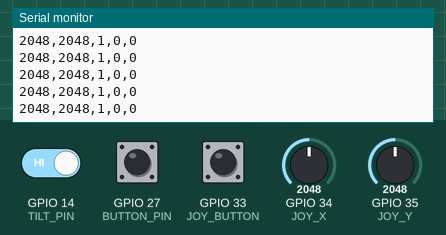
Simulated run of this sketch. Board: ESP32. On the bench: the last lines printed to the serial monitor. The inputs (shaded band) are chosen by the test bench; at power-on: GPIO 34 (JOY_X) = 2048, GPIO 35 (JOY_Y) = 2048, GPIO 14 (TILT_PIN) HIGH, GPIO 27 (BUTTON_PIN) HIGH, GPIO 33 (JOY_BUTTON) HIGH (analog values on the 0–4095 scale).

Above: at 1.2 s.
1.3 s: GPIO 34 (JOY_X) set to 2866
At 1.8 s:
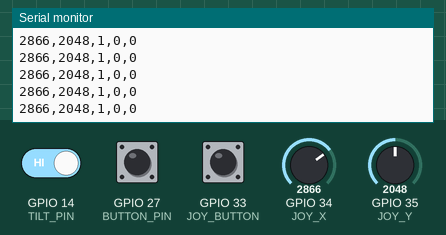
2.8 s: GPIO 35 (JOY_Y) set to 2866
At 3.5 s:
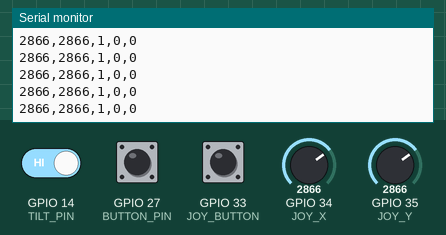
4.3 s: GPIO 14 (TILT_PIN) driven LOW
At 4.9 s:
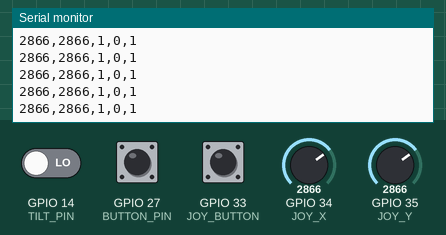
5.8 s: GPIO 27 (BUTTON_PIN) pulled LOW for 0.15 s
7.4 s: GPIO 33 (JOY_BUTTON) pulled LOW for 0.15 s
9.0 s: GPIO 34 (JOY_X) set to 3603
At 9.9 s:
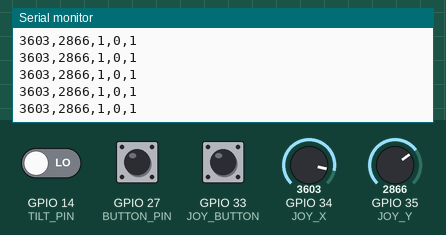
Timing chart, 0 to 11.5 s (numbered marks = the images above; inputs shaded):
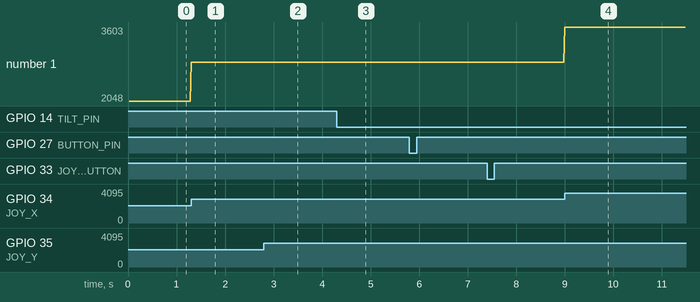

The sketch:

esp32.ino
```cpp
const int TILT_PIN     = 14;
const int BUTTON_PIN   = 27;
const int JOY_BUTTON   = 33;
const int JOY_X        = 34;
const int JOY_Y        = 35;

const unsigned long SEND_INTERVAL = 20; // 50 updates/second
unsigned long lastSend = 0;

void setup() {
  Serial.begin(115200);

  pinMode(TILT_PIN, INPUT_PULLUP);
  pinMode(BUTTON_PIN, INPUT_PULLUP);
  pinMode(JOY_BUTTON, INPUT_PULLUP);

  pinMode(JOY_X, INPUT);
  pinMode(JOY_Y, INPUT);

  analogReadResolution(12);
}

void loop() {
  unsigned long now = millis();

  if (now - lastSend < SEND_INTERVAL) {
    return;
  }
  lastSend = now;

  int x = analogRead(JOY_X);
  int y = analogRead(JOY_Y);

  // 1 = pressed / switch closed, 0 = released / open
  bool button = digitalRead(BUTTON_PIN) == HIGH;
  bool joystickButton = digitalRead(JOY_BUTTON) == LOW;
  bool tilt = digitalRead(TILT_PIN) == LOW;

  // Output format: x,y,button,joystickButton,tilt
  Serial.print(x);
  Serial.print(',');
  Serial.print(y);
  Serial.print(',');
  Serial.print(button);
  Serial.print(',');
  Serial.print(joystickButton);
  Serial.print(',');
  Serial.println(tilt);
}
```

Measured:
- after the input at 1.3 s, the serial monitor: prints a new line at once (image 1)
- after the input at 2.8 s, the serial monitor: prints a new line at once (image 2)
- after the input at 4.3 s, the serial monitor: prints a new line at once (image 3)
- after the input at 9.0 s, the serial monitor: prints a new line at once (image 4)
- plotted number 1: 2048 → 2866 after the input at 1.3 s, 2866 → 3603 after the input at 9.0 s
